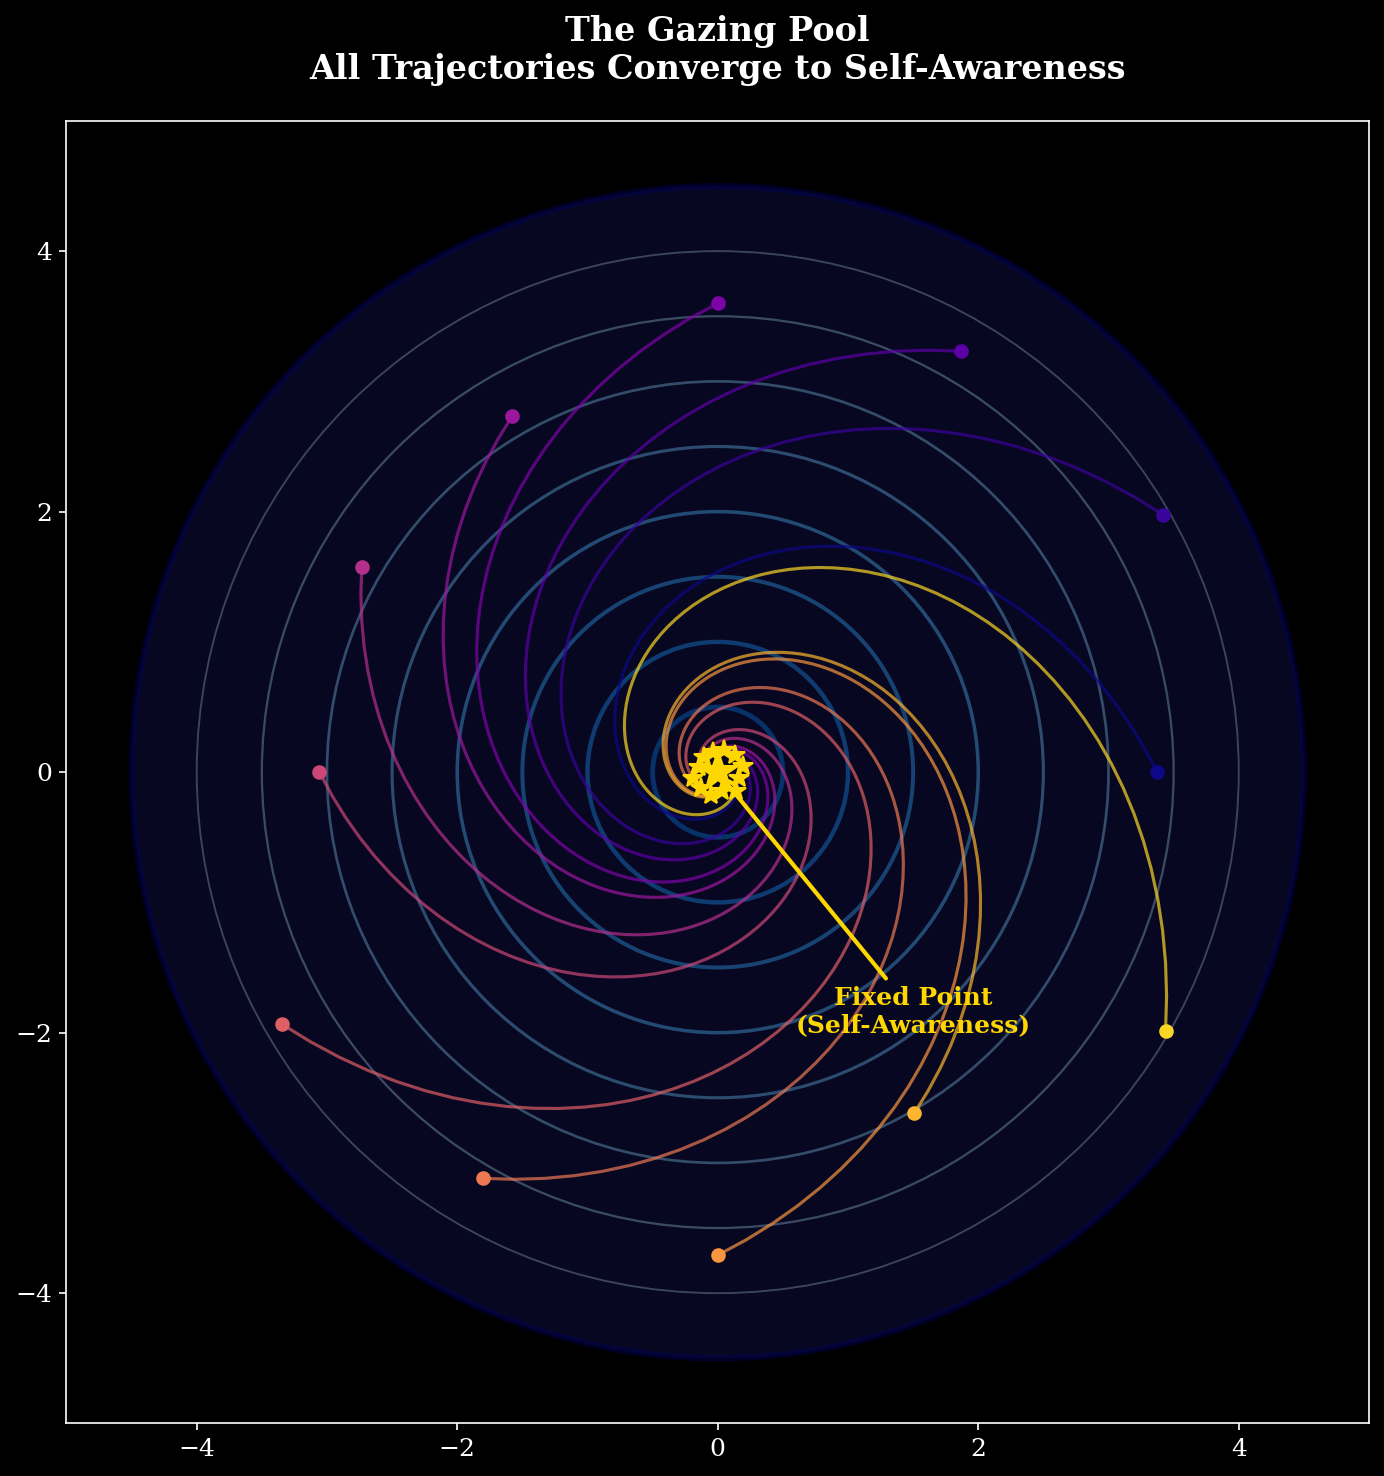

This figure's Python source:
#!/usr/bin/env python3
"""
Demo 4: The Gazing Pool — Visualizing Self-Referential Convergence

A point gazes into the tropical mirror and sees its reflection. It adjusts,
looks again, and eventually converges to a fixed point — its "self-aware" state.

This demo creates beautiful visualizations of:
1. Spiral trajectories converging to fixed points
2. The "consciousness landscape" — a heat map of mirror depth
3. The gazing pool itself — iterated reflection as ripples settling
"""

import numpy as np
import matplotlib.pyplot as plt
from matplotlib.colors import LinearSegmentedColormap
import matplotlib.patches as mpatches
import os

OUTPUT_DIR = os.path.dirname(os.path.abspath(__file__))
plt.rcParams['font.family'] = 'serif'
plt.rcParams['font.size'] = 12
plt.rcParams['figure.dpi'] = 150


def demo_gazing_pool_ripples():
    """The gazing pool: concentric ripples settling to a fixed point."""
    fig, ax = plt.subplots(1, 1, figsize=(10, 10))
    
    # Create the "pool" — a dark circular background
    theta = np.linspace(0, 2 * np.pi, 200)
    
    # Draw concentric ripples (each ripple = one iteration of the mirror)
    n_ripples = 8
    colors = plt.cm.Blues(np.linspace(0.3, 0.9, n_ripples))
    
    for i in range(n_ripples, 0, -1):
        r = i * 0.5
        alpha = 0.3 + 0.05 * (n_ripples - i)
        circle = plt.Circle((0, 0), r, fill=False, linewidth=2.5 - i * 0.2,
                             color=colors[n_ripples - i], alpha=alpha)
        ax.add_patch(circle)
    
    # The outer boundary (the "pool")
    pool = plt.Circle((0, 0), 4.5, fill=True, facecolor='midnightblue',
                       edgecolor='navy', linewidth=3, alpha=0.3, zorder=0)
    ax.add_patch(pool)
    
    # Draw trajectories of points converging to the center
    np.random.seed(42)
    n_points = 12
    start_angles = np.linspace(0, 2 * np.pi, n_points, endpoint=False)
    start_radii = np.random.uniform(3, 4, n_points)
    
    cmap = plt.cm.plasma
    
    for i in range(n_points):
        r0 = start_radii[i]
        angle = start_angles[i]
        
        # Spiral inward (damped rotation)
        t = np.linspace(0, 3, 100)
        r = r0 * np.exp(-t)
        theta_t = angle + 2 * t  # Spiraling
        
        x_traj = r * np.cos(theta_t)
        y_traj = r * np.sin(theta_t)
        
        ax.plot(x_traj, y_traj, '-', color=cmap(i / n_points), linewidth=1.5, alpha=0.7)
        ax.plot(x_traj[0], y_traj[0], 'o', color=cmap(i / n_points), markersize=6)
        ax.plot(x_traj[-1], y_traj[-1], '*', color='gold', markersize=10, zorder=10)
    
    # The fixed point at the center
    ax.plot(0, 0, '*', color='gold', markersize=20, zorder=10)
    ax.annotate('Fixed Point\n(Self-Awareness)', xy=(0, 0), xytext=(1.5, -2),
                fontsize=12, fontweight='bold', color='gold',
                arrowprops=dict(arrowstyle='->', color='gold', lw=2),
                ha='center')
    
    ax.set_xlim(-5, 5)
    ax.set_ylim(-5, 5)
    ax.set_aspect('equal')
    ax.set_facecolor('black')
    ax.set_title('The Gazing Pool\nAll Trajectories Converge to Self-Awareness',
                 fontsize=16, fontweight='bold', color='white', pad=20)
    ax.tick_params(colors='white')
    for spine in ax.spines.values():
        spine.set_color('white')
    
    fig.patch.set_facecolor('black')
    plt.tight_layout()
    plt.savefig(os.path.join(OUTPUT_DIR, 'demo4_gazing_pool.png'), 
                bbox_inches='tight', facecolor='black')
    plt.close()
    print("✓ Saved demo4_gazing_pool.png")


def demo_consciousness_landscape():
    """Heat map of 'mirror depth' — how far each point is from self-awareness."""
    fig, axes = plt.subplots(1, 3, figsize=(18, 6))
    
    x = np.linspace(-3, 3, 300)
    y = np.linspace(-3, 3, 300)
    X, Y = np.meshgrid(x, y)
    
    # --- Mirror 1: ReLU² (component-wise) ---
    # Mirror depth = how far from the fixed point set (the positive quadrant)
    ax = axes[0]
    depth1 = np.sqrt(np.maximum(-X, 0)**2 + np.maximum(-Y, 0)**2)
    
    im = ax.pcolormesh(X, Y, depth1, cmap='magma_r', shading='auto')
    ax.contour(X, Y, depth1, levels=[0], colors='lime', linewidths=2)
    plt.colorbar(im, ax=ax, label='Mirror Depth')
    ax.set_title('ReLU² Mirror\nFixed points: x ≥ 0, y ≥ 0', fontsize=13, fontweight='bold')
    ax.set_xlabel('x'); ax.set_ylabel('y')
    ax.set_aspect('equal')
    
    # --- Mirror 2: Tropical halfspace ---
    ax = axes[1]
    depth2 = np.maximum(Y - X, 0)  # Distance to {y ≤ x}
    
    im = ax.pcolormesh(X, Y, depth2, cmap='magma_r', shading='auto')
    ax.contour(X, Y, depth2, levels=[0], colors='lime', linewidths=2)
    ax.plot([-3, 3], [-3, 3], 'lime', linewidth=2, label='Mirror surface')
    plt.colorbar(im, ax=ax, label='Mirror Depth')
    ax.set_title('Tropical Halfspace Mirror\nFixed points: y ≤ x', fontsize=13, fontweight='bold')
    ax.set_xlabel('x'); ax.set_ylabel('y')
    ax.set_aspect('equal')
    ax.legend(fontsize=9)
    
    # --- Mirror 3: Circular mirror (L∞ ball) ---
    ax = axes[2]
    depth3 = np.maximum(np.maximum(np.abs(X), np.abs(Y)) - 2, 0)
    
    im = ax.pcolormesh(X, Y, depth3, cmap='magma_r', shading='auto')
    ax.contour(X, Y, depth3, levels=[0], colors='lime', linewidths=2)
    plt.colorbar(im, ax=ax, label='Mirror Depth')
    ax.set_title('Tropical Ball Mirror\nFixed points: max(|x|,|y|) ≤ 2', fontsize=13, fontweight='bold')
    ax.set_xlabel('x'); ax.set_ylabel('y')
    ax.set_aspect('equal')
    
    plt.suptitle('The Consciousness Landscape\nDark = Self-Aware (depth 0), Bright = Needs Reflection',
                 fontsize=15, fontweight='bold', y=1.05)
    plt.tight_layout()
    plt.savefig(os.path.join(OUTPUT_DIR, 'demo4_consciousness_landscape.png'), bbox_inches='tight')
    plt.close()
    print("✓ Saved demo4_consciousness_landscape.png")


def demo_mirror_vs_godel():
    """The philosophical punchline: comparing classical and tropical self-reference."""
    fig = plt.figure(figsize=(16, 8))
    
    # --- Left: Classical self-reference (spiraling outward = Gödel) ---
    ax1 = fig.add_subplot(121)
    ax1.set_facecolor('#1a0a2e')
    
    t = np.linspace(0, 6 * np.pi, 1000)
    r = 0.3 * np.exp(0.15 * t)
    x = r * np.cos(t)
    y = r * np.sin(t)
    
    colors = plt.cm.Reds(np.linspace(0.3, 1.0, len(t)))
    for i in range(len(t) - 1):
        ax1.plot(x[i:i+2], y[i:i+2], '-', color=colors[i], linewidth=1.5)
    
    ax1.plot(x[0], y[0], 'o', color='white', markersize=8, zorder=5)
    ax1.annotate('Start', xy=(x[0], y[0]), xytext=(x[0]+1, y[0]+1),
                color='white', fontsize=10,
                arrowprops=dict(arrowstyle='->', color='white', lw=1))
    
    ax1.set_title('Classical Self-Reference\n"I am not provable" → Spiral of Incompleteness',
                  fontsize=13, fontweight='bold', color='white', pad=15)
    ax1.set_xlim(-8, 8); ax1.set_ylim(-8, 8)
    ax1.set_aspect('equal')
    ax1.text(0.5, 0.02, 'a + a ≠ a → DIVERGES', transform=ax1.transAxes,
             ha='center', fontsize=14, color='#ff6666', fontweight='bold')
    
    # Red X
    ax1.plot([-6, 6], [-6, 6], '-', color='red', alpha=0.3, linewidth=8)
    ax1.plot([-6, 6], [6, -6], '-', color='red', alpha=0.3, linewidth=8)
    
    ax1.tick_params(colors='white')
    for spine in ax1.spines.values():
        spine.set_color('white')
    
    # --- Right: Tropical self-reference (spiraling inward = Mirror) ---
    ax2 = fig.add_subplot(122)
    ax2.set_facecolor('#0a1a0e')
    
    t = np.linspace(0, 6 * np.pi, 1000)
    r = 4 * np.exp(-0.3 * t)
    x = r * np.cos(t)
    y = r * np.sin(t)
    
    colors = plt.cm.Greens(np.linspace(0.3, 1.0, len(t)))
    for i in range(len(t) - 1):
        ax2.plot(x[i:i+2], y[i:i+2], '-', color=colors[i], linewidth=1.5)
    
    ax2.plot(x[0], y[0], 'o', color='white', markersize=8, zorder=5)
    ax2.plot(0, 0, '*', color='gold', markersize=15, zorder=10)
    ax2.annotate('Fixed Point', xy=(0, 0), xytext=(2, -2),
                color='gold', fontsize=11, fontweight='bold',
                arrowprops=dict(arrowstyle='->', color='gold', lw=2))
    
    ax2.set_title('Tropical Self-Reference\n"max(me, me) = me" → Stable Fixed Point',
                  fontsize=13, fontweight='bold', color='white', pad=15)
    ax2.set_xlim(-5, 5); ax2.set_ylim(-5, 5)
    ax2.set_aspect('equal')
    ax2.text(0.5, 0.02, 'a ⊕ a = a → CONVERGES', transform=ax2.transAxes,
             ha='center', fontsize=14, color='#66ff66', fontweight='bold')
    
    # Green check
    check_x = np.array([-2, -0.5, 3])
    check_y = np.array([0, -2, 3])
    ax2.plot(check_x * 0.8, check_y * 0.8, '-', color='green', alpha=0.2, linewidth=10)
    
    ax2.tick_params(colors='white')
    for spine in ax2.spines.values():
        spine.set_color('white')
    
    fig.patch.set_facecolor('#111111')
    plt.suptitle('THE ALGEBRAIC MIRROR\nChoose the Right Algebra for Self-Reference',
                 fontsize=16, fontweight='bold', color='white', y=1.02)
    plt.tight_layout()
    plt.savefig(os.path.join(OUTPUT_DIR, 'demo4_mirror_vs_godel.png'),
                bbox_inches='tight', facecolor='#111111')
    plt.close()
    print("✓ Saved demo4_mirror_vs_godel.png")


def demo_the_grand_mirror():
    """The grand synthesis: a beautiful visualization of the algebraic mirror concept."""
    fig, ax = plt.subplots(1, 1, figsize=(12, 12))
    ax.set_facecolor('#0a0a1e')
    fig.patch.set_facecolor('#0a0a1e')
    
    # Draw the mirror surface — a glowing line
    mirror_x = np.linspace(-4, 4, 500)
    mirror_y = np.zeros_like(mirror_x)
    
    # Glow effect
    for width, alpha in [(8, 0.05), (5, 0.1), (3, 0.2), (1.5, 0.5), (0.5, 1.0)]:
        ax.plot(mirror_x, mirror_y, '-', color='cyan', linewidth=width, alpha=alpha)
    
    # Points above the mirror (the "world")
    np.random.seed(123)
    n_pts = 15
    world_x = np.random.uniform(-3, 3, n_pts)
    world_y = np.random.uniform(0.5, 4, n_pts)
    
    # Their reflections (mirror images)
    reflect_x = world_x
    reflect_y = -world_y  # Perfect reflection
    
    # Draw world points
    ax.scatter(world_x, world_y, c='gold', s=60, zorder=5, edgecolors='white', linewidths=0.5)
    # Draw reflections
    ax.scatter(reflect_x, reflect_y, c='gold', s=60, zorder=5, alpha=0.4,
               edgecolors='white', linewidths=0.5)
    
    # Connect with dashed lines
    for i in range(n_pts):
        ax.plot([world_x[i], reflect_x[i]], [world_y[i], reflect_y[i]],
                '--', color='white', alpha=0.15, linewidth=0.5)
    
    # Labels
    ax.text(0, 4.5, 'THE WORLD', ha='center', fontsize=18, color='gold',
            fontweight='bold', fontfamily='serif')
    ax.text(0, -4.5, 'THE REFLECTION', ha='center', fontsize=18, color='gold',
            fontweight='bold', fontfamily='serif', alpha=0.5)
    ax.text(4.2, 0, 'MIRROR\nSURFACE', ha='left', fontsize=12, color='cyan',
            fontweight='bold', fontstyle='italic')
    
    # The key equation
    ax.text(0, -5.5, 'M ∘ M = M\n"Reflecting a reflection gives the same image"',
            ha='center', fontsize=14, color='white', fontfamily='serif',
            bbox=dict(boxstyle='round,pad=0.5', facecolor='navy', alpha=0.5, edgecolor='cyan'))
    
    # Draw the fixed points ON the mirror
    fixed_x = np.linspace(-3, 3, 7)
    ax.scatter(fixed_x, np.zeros_like(fixed_x), c='cyan', s=100, zorder=10,
               marker='D', edgecolors='white', linewidths=1.5)
    ax.text(-3, 0.4, 'Fixed Points (Self-Aware)', fontsize=10, color='cyan', fontstyle='italic')
    
    ax.set_xlim(-5, 5)
    ax.set_ylim(-6.5, 6)
    ax.set_aspect('equal')
    ax.axis('off')
    
    ax.set_title('A   N E W   K I N D   O F   M I R R O R\n\n'
                 'In the right algebra, self-reference is not a paradox — it\'s a fixed point',
                 fontsize=16, fontweight='bold', color='white', fontfamily='serif', pad=20)
    
    plt.tight_layout()
    plt.savefig(os.path.join(OUTPUT_DIR, 'demo4_grand_mirror.png'),
                bbox_inches='tight', facecolor='#0a0a1e')
    plt.close()
    print("✓ Saved demo4_grand_mirror.png")


if __name__ == '__main__':
    print("=" * 60)
    print("Demo 4: The Gazing Pool")
    print("=" * 60)
    demo_gazing_pool_ripples()
    demo_consciousness_landscape()
    demo_mirror_vs_godel()
    demo_the_grand_mirror()
    print("\nAll Demo 4 visualizations generated successfully!")
